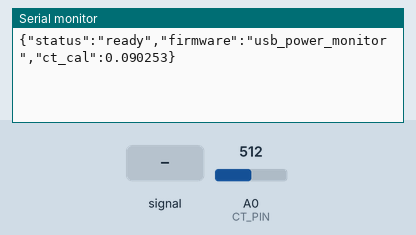
Recording of a sketch running on a simulated Arduino Uno, built with avr-gcc and run on an emulated ATmega328P. On the bench: the last lines printed to the serial monitor. The inputs (shaded band) are chosen by the test bench; at power-on: A0 (CT_PIN) = 512.

Above: at 1.7 s.
1.8 s: A0 (CT_PIN) fed a 200 Hz sine of ±81 counts around its level
At 3.1 s:
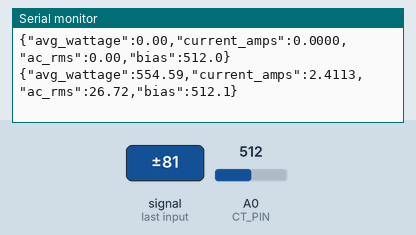
3.3 s: A0 (CT_PIN) set to 716
At 4.5 s:
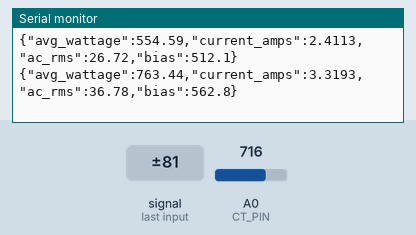
4.8 s: A0 (CT_PIN) fed a 1000 Hz sine of ±255 counts around its level
At 6.1 s:
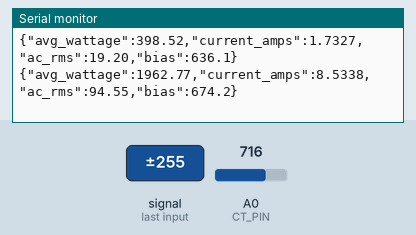
6.3 s: A0 (CT_PIN) set to 900
At 7.5 s:
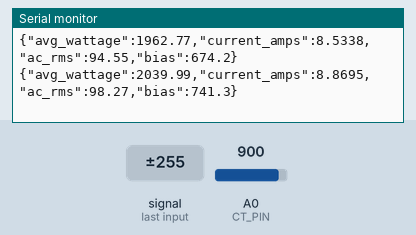
Timing chart, 0 to 8.8 s (numbered marks = the images above; inputs shaded):
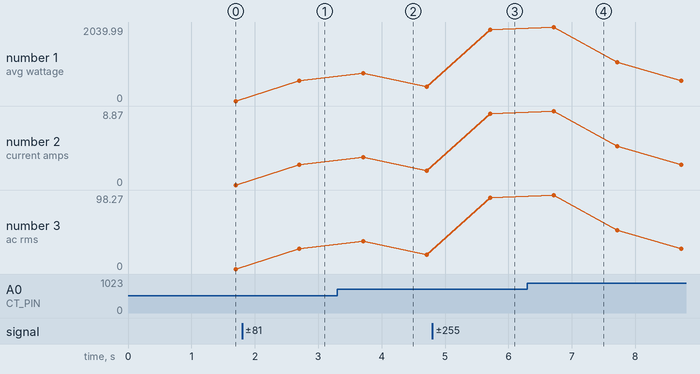

Measured:
- after the input at 1.8 s, the serial monitor: prints a new line after 0.90 s (image 1)
- after the input at 3.3 s, the serial monitor: prints a new line after 0.41 s (image 2)
- after the input at 4.8 s, the serial monitor: prints a new line after 0.91 s (image 3)
- after the input at 6.3 s, the serial monitor: prints a new line after 0.42 s (image 4)
- plotted number 1: 0 → 554.59 after the input at 1.8 s, 554.59 → 398.52 after the input at 3.3 s, 398.52 → 1962.77 after the input at 4.8 s, 1962.77 → 555.88 after the input at 6.3 s
- plotted number 2: 0 → 2.41 after the input at 1.8 s, 2.41 → 1.73 after the input at 3.3 s, 1.73 → 8.53 after the input at 4.8 s, 8.53 → 2.42 after the input at 6.3 s
- plotted number 3: 0 → 26.72 after the input at 1.8 s, 26.72 → 19.2 after the input at 3.3 s, 19.2 → 94.55 after the input at 4.8 s, 94.55 → 26.78 after the input at 6.3 s

The sketch:

usb_power_monitor.ino
```cpp
/* ============================================================
   Bantay-Dagitab — USB POWER MONITOR (No WiFi Required)

   This is what you upload to the Arduino IDE!

   It reads AC current from the CT sensor and prints JSON over
   USB serial. A Python bridge script on your PC reads the JSON
   and posts it to the Django backend.

   NO WiFi, NO NTP — just USB cable to your laptop.

   Upload steps:
   1. Open this file in Arduino IDE.
   2. Board: "NodeMCU 1.0 (ESP-12E Module)"
   3. Port: Select the COM port your NodeMCU is on (e.g. COM3)
   4. Click Upload (→ arrow button)
   5. After upload, run the Python bridge script.

   Board: "NodeMCU 1.0 (ESP-12E Module)"
   No libraries required.
   ============================================================ */

const int CT_PIN = A0;
const unsigned long BAUD = 115200;

// Burst length per measurement (~12 cycles at 60 Hz)
const unsigned long RMS_BURST_MS = 200;

// Exponential moving average smoothing factor.
const float EMA_ALPHA = 0.15f;

// Your calibrated CT factor from Stage 2!
const float CT_CALIBRATION = 0.090253f;

// Meralco residential mains voltage (Philippines)
const float MAINS_VOLTAGE_V = 230.0f;

// How often to output a reading (milliseconds).
// 1 second = real-time dashboard updates.
const unsigned long OUTPUT_INTERVAL_MS = 1000;

float g_ema = NAN;
float g_ema_bias = NAN;
unsigned long g_last_output = 0;

// Dynamic auto-bias RMS measurement (same as Stage 2)
float measureAdcRmsBurst(float &out_bias) {
  unsigned long t_end = millis() + RMS_BURST_MS;
  double sq_sum = 0.0;
  double sum = 0.0;
  uint32_t n = 0;

  while ((long)(millis() - t_end) < 0) {
    int raw = analogRead(CT_PIN);
    sum += raw;
    sq_sum += (double)raw * (double)raw;
    n++;
    yield();
  }

  if (n == 0) {
    out_bias = 512.0f;
    return 0.0f;
  }

  float mean = (float)(sum / (double)n);
  out_bias = mean;

  float variance = (float)((sq_sum / (double)n) - ((double)mean * (double)mean));
  if (variance < 0.0f) variance = 0.0f;

  return sqrtf(variance);
}

void setup() {
  Serial.begin(BAUD);
  delay(500);

  // Print a startup marker so the bridge script knows we're alive
  Serial.println();
  Serial.println(F("{\"status\":\"ready\",\"firmware\":\"usb_power_monitor\",\"ct_cal\":0.090253}"));

  g_last_output = millis();
}

void loop() {
  // Take a measurement
  float current_bias = 512.0f;
  float ac_rms = measureAdcRmsBurst(current_bias);

  // Smooth using EMA
  if (isnan(g_ema)) {
    g_ema = ac_rms;
    g_ema_bias = current_bias;
  } else {
    g_ema = (EMA_ALPHA * ac_rms) + ((1.0f - EMA_ALPHA) * g_ema);
    g_ema_bias = (EMA_ALPHA * current_bias) + ((1.0f - EMA_ALPHA) * g_ema_bias);
  }

  // Output a JSON reading at the configured interval
  unsigned long now = millis();
  if (now - g_last_output >= OUTPUT_INTERVAL_MS) {
    g_last_output = now;

    // Calculate real-world values
    float current_amps = g_ema * CT_CALIBRATION;
    float power_watts = current_amps * MAINS_VOLTAGE_V;

    // Suppress ghost readings from noise floor
    if (g_ema < 1.5f) {
      current_amps = 0.0f;
      power_watts = 0.0f;
    }

    // Output as a single JSON line — the bridge script parses this
    Serial.print(F("{\"avg_wattage\":"));
    Serial.print(power_watts, 2);
    Serial.print(F(",\"current_amps\":"));
    Serial.print(current_amps, 4);
    Serial.print(F(",\"ac_rms\":"));
    Serial.print(g_ema, 2);
    Serial.print(F(",\"bias\":"));
    Serial.print(g_ema_bias, 1);
    Serial.println(F("}"));
  }

  delay(50);
  yield();
}
```
